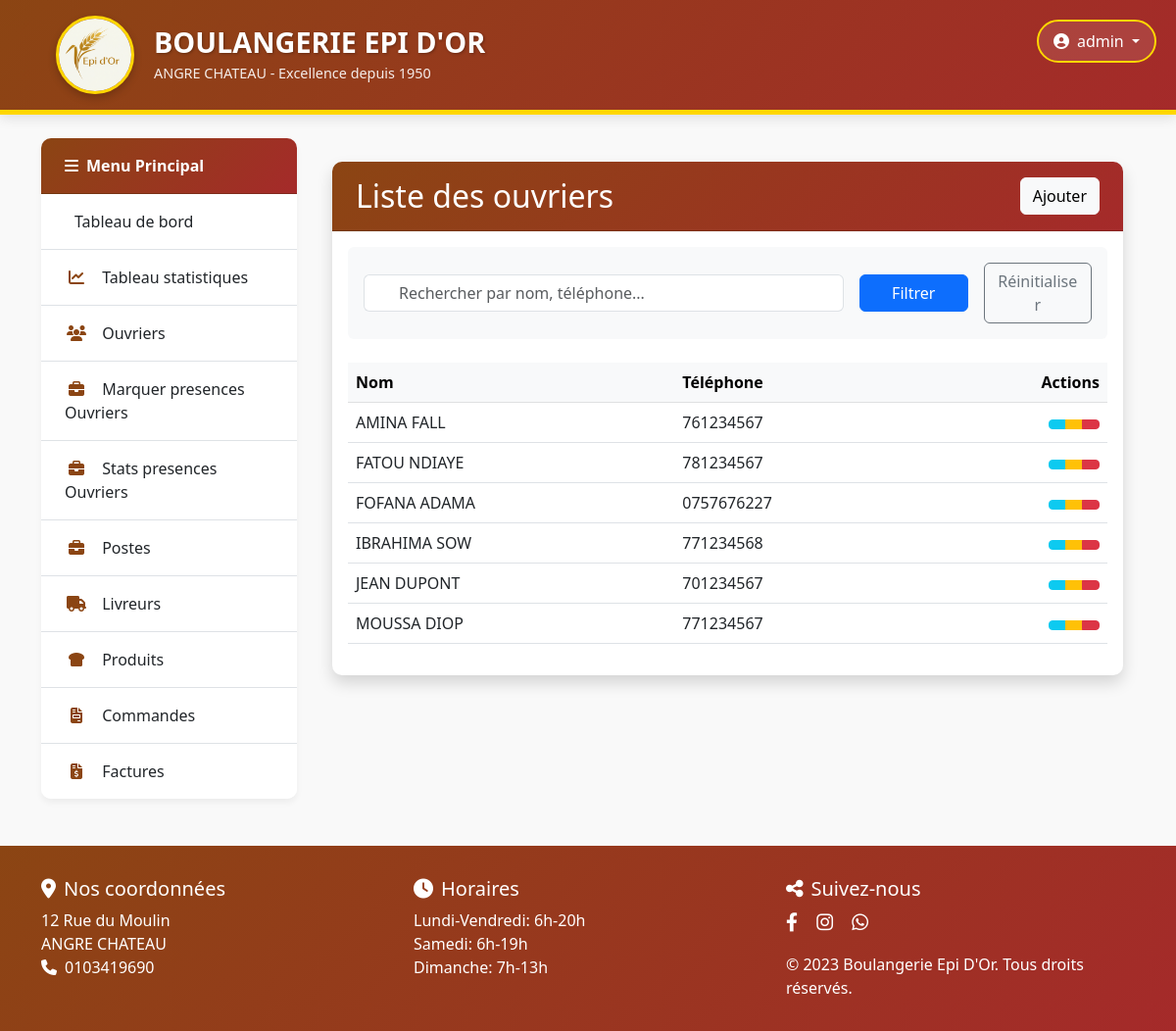
/gestion/ouvriers/ (signed in), run on an earlier commit of the app's database.
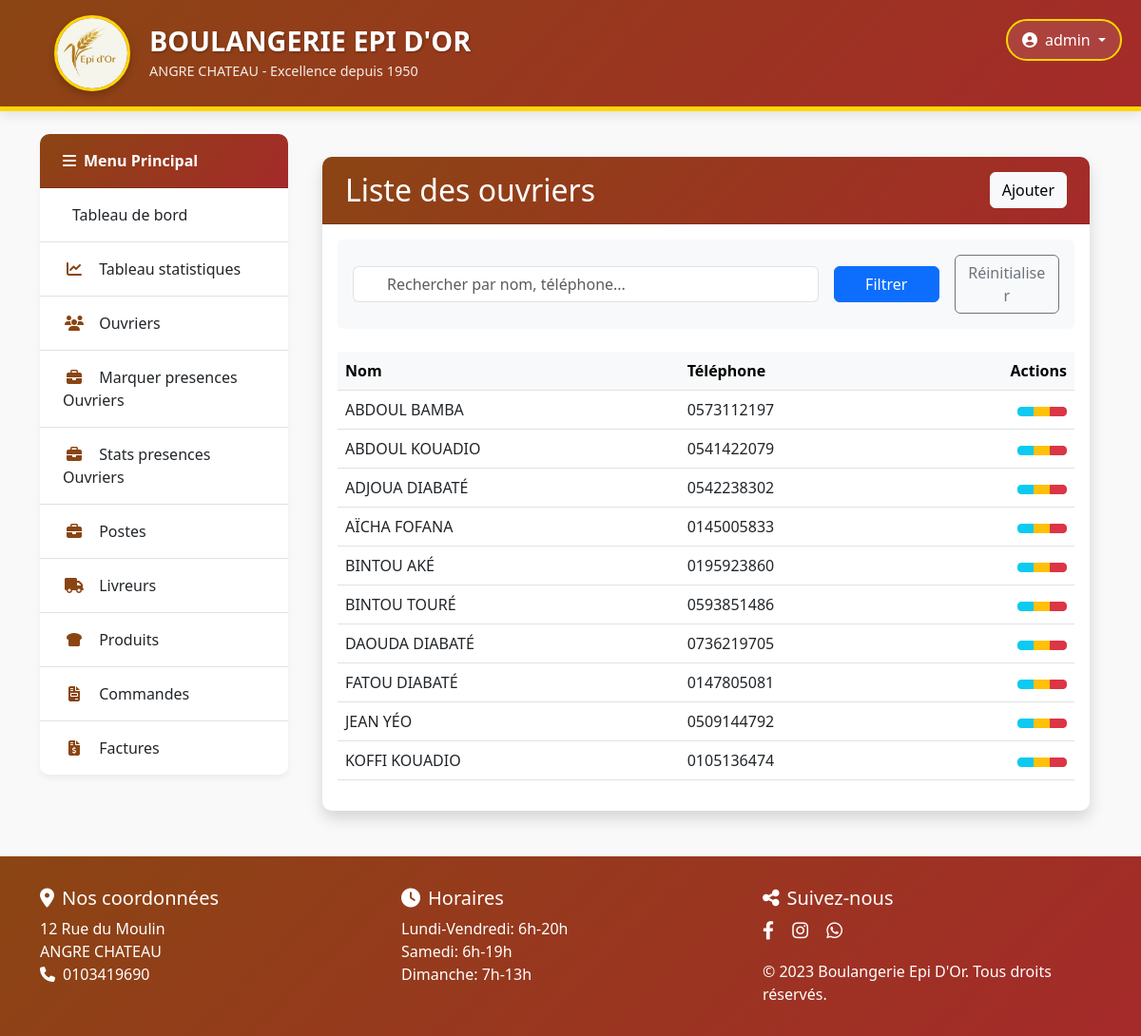
And on a later commit of the database.
### gestion/models.py (models this page shows, shortened)
class Ouvrier(models.Model):
    nom = models.CharField(max_length=100, verbose_name="Nom")
    telephone = models.CharField(max_length=20, unique=True, verbose_name="Téléphone")
    class Meta:
        constraints = [
            models.UniqueConstraint(
                fields=['nom'],
                name='unique_nom_ouvrier',
                condition=models.Q(nom__isnull=False),
                violation_error_message="Un ouvrier avec ce nom existe déjà"
            ),
            models.UniqueConstraint(
                fields=['telephone'],
                name='unique_telephone_ouvrier',
                violation_error_message="Un ouvrier avec ce numéro existe déjà"
            )
        ]
        ordering = ['nom']

### gestion/views.py (the view)
# urls.py: path('ouvriers/', ListeOuvriersView.as_view(), name='liste_ouvriers'),
@method_decorator(login_required, name='dispatch')
class ListeOuvriersView(ListView):
    model = Ouvrier
    template_name = 'gestion/ouvriers/liste.html'
    context_object_name = 'ouvriers'
    paginate_by = 10
    def get_queryset(self):
        queryset = super().get_queryset()
        search_query = self.request.GET.get('q')
        if search_query:
            queryset = queryset.filter(
                models.Q(nom__icontains=search_query) |
                models.Q(telephone__icontains=search_query)
            )
        queryset = queryset.annotate(
            duplicate_names=Count('nom', distinct=False),
            duplicate_phones=Count('telephone', distinct=False)
        )
        return queryset.order_by('nom', 'telephone')

### gestion/templates/gestion/ouvriers/liste.html (shortened to what this page needs)
{% extends 'gestion/base2.html' %}
{% load static %}
{% block content %}
<div class="container mt-4">
    <div class="card shadow">
        <div class="card-header bg-primary text-white d-flex justify-content-between align-items-center">
            <h2 class="mb-0"> Liste des ouvriers</h2>
            <a href="{% url 'ajouter_ouvrier' %}" class="btn btn-light">
                 Ajouter
            </a>
        </div>
        <div class="card-body">
            <div class="search-container mb-4 p-3 bg-light rounded">
                <form method="get" class="row g-3 align-items-center">
                    <div class="col-md-8">
                        <div class="input-group">
                            <span class="input-group-text bg-white border-end-0">
                            </span>
                            <input type="text"
                                   name="q"
                                   class="form-control border-start-0"
                                   placeholder="Rechercher par nom, téléphone..."
                                   value="{{ request.GET.q }}"
                                   aria-label="Recherche">
                        </div>
                    </div>
                    <div class="col-md-2">
                        <button type="submit" class="btn btn-primary w-100">
                             Filtrer
                        </button>
                    </div>
                    <div class="col-md-2">
                        <a href="{% url 'liste_ouvriers' %}" class="btn btn-outline-secondary w-100">
                             Réinitialiser
                        </a>
                    </div>
                </form>
            </div>
            <div class="table-responsive">
                <table class="table table-hover">
                    <thead class="table-light">
                        <tr>
                            <th> Nom</th>
                            <th> Téléphone</th>
                            <th class="text-end"> Actions</th>
                        </tr>
                    </thead>
                    <tbody>
                        {% for ouvrier in ouvriers %}
                        <tr>
                            <td class="align-middle">{{ ouvrier.nom }}</td>
                            <td class="align-middle">{{ ouvrier.telephone }}</td>
                            <td class="text-end">
                                <div class="btn-group" role="group">
                                    <a href="{% url 'detail_ouvrier' ouvrier.pk %}" class="btn btn-sm btn-info" title="Détails">
                                    </a>
                                    <a href="{% url 'modifier_ouvrier' ouvrier.pk %}" class="btn btn-sm btn-warning" title="Modifier">
                                    </a>
                                    <a href="{% url 'supprimer_ouvrier' ouvrier.pk %}" class="btn btn-sm btn-danger" title="Supprimer">
                                    </a>
                                </div>
                            </td>
                        </tr>
                        {% endfor %}
                    </tbody>
                </table>
            </div>
        </div>
    </div>
</div>
{% endblock %}

What changed in the data, as far as the page shows it:
removed Ouvrier: nom "AMINA FALL", telephone "761234567"
removed Ouvrier: nom "FATOU NDIAYE", telephone "781234567"
removed Ouvrier: nom "FOFANA ADAMA", telephone "0757676227"
removed Ouvrier: nom "IBRAHIMA SOW", telephone "771234568"
removed Ouvrier: nom "JEAN DUPONT", telephone "701234567"
removed Ouvrier: nom "MOUSSA DIOP", telephone "771234567"
added Ouvrier: nom "ABDOUL BAMBA", telephone "0573112197"
added Ouvrier: nom "ABDOUL KOUADIO", telephone "0541422079"
added Ouvrier: nom "ADJOUA DIABATÉ", telephone "0542238302"
added Ouvrier: nom "AÏCHA FOFANA", telephone "0145005833"
added Ouvrier: nom "BINTOU AKÉ", telephone "0195923860"
added Ouvrier: nom "BINTOU TOURÉ", telephone "0593851486"
added Ouvrier: nom "DAOUDA DIABATÉ", telephone "0736219705"
added Ouvrier: nom "FATOU DIABATÉ", telephone "0147805081"
added Ouvrier: nom "JEAN YÉO", telephone "0509144792"
added Ouvrier: nom "KOFFI KOUADIO", telephone "0105136474"
